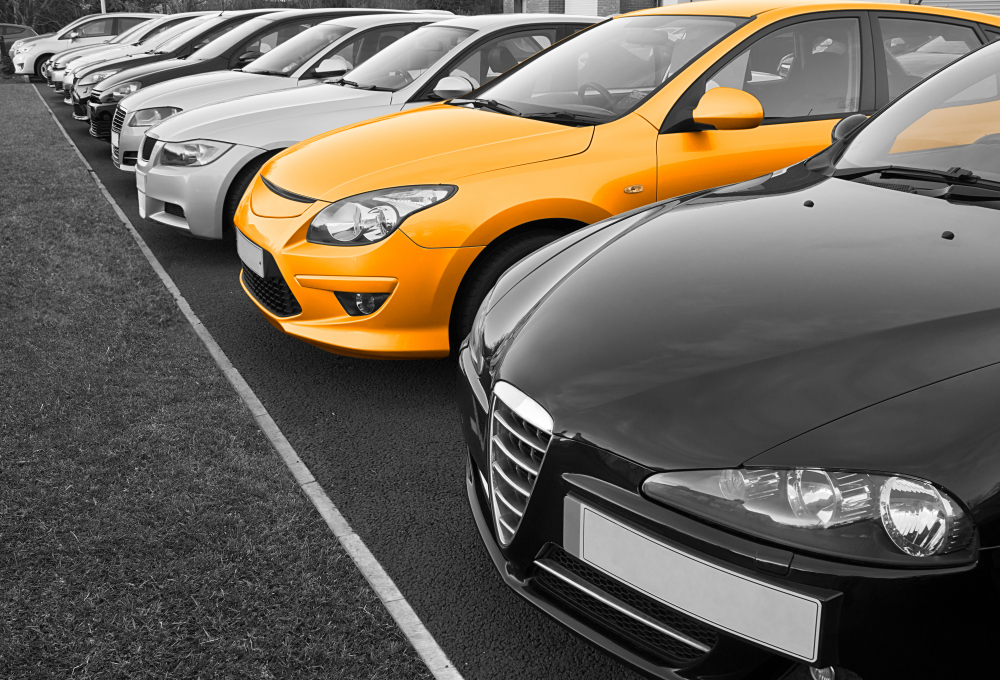
#> input picture bcg.jpg, 3000 x 2040 px, found by its file name (shown at 1/3 size)
$ python db_select2.py
#> lines starting #> are read from the running program, lines starting #| are printed output that depends on the picture
from tkinter import *
from PIL import ImageTk, Image
from tkinter import filedialog
import os
root = Tk()
root.geometry("550x300+300+150")
root.resizable(width=True, height=True)

def openfn():
    filename=filedialog.askopenfilename(title="open")
    print(filename)
    return filename

x = 'C:/Users/yesb/Desktop/учеба какие-то файлы/Курсовая работа Программирование/bcg.jpg'
img = Image.open(x)
#> img is the input picture: PIL image 3000x2040 RGB; mean R, G, B 110.2, 102.1, 90.8
img = img.resize((250,250),Image.LANCZOS)
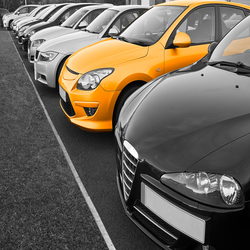
#> img: PIL image 250x250 RGB; mean R, G, B 110.1, 102.1, 90.8
img =ImageTk.PhotoImage(img)
panel = Label(root,image=img)
panel.image=img
panel.pack()
#btn = Button(root, text="Open img", command=open_img).pack()
